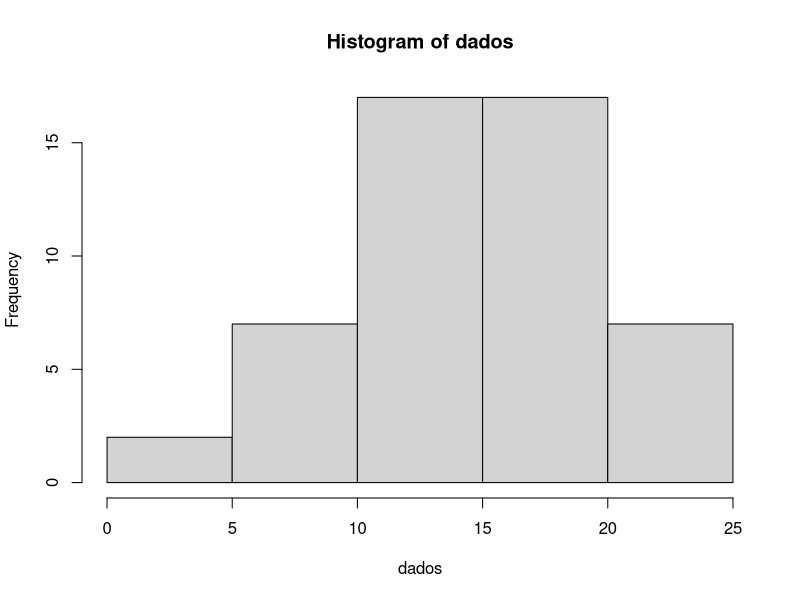
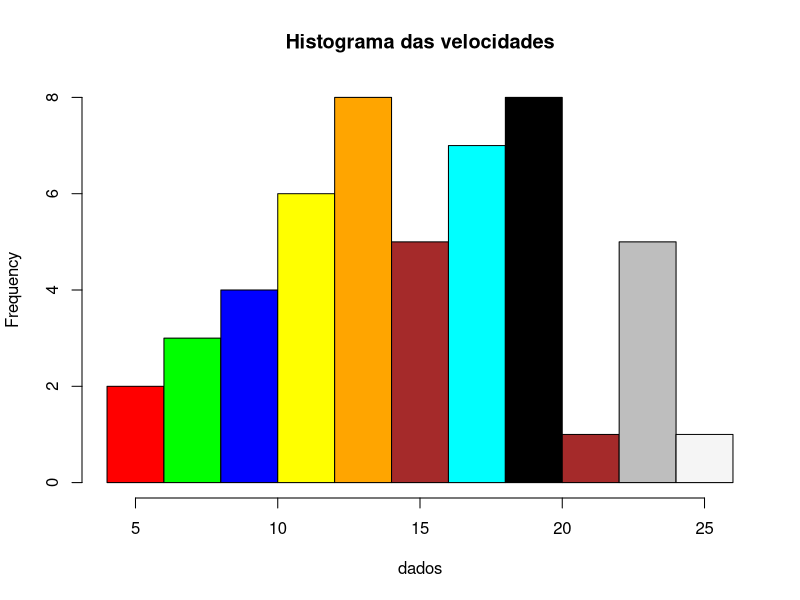
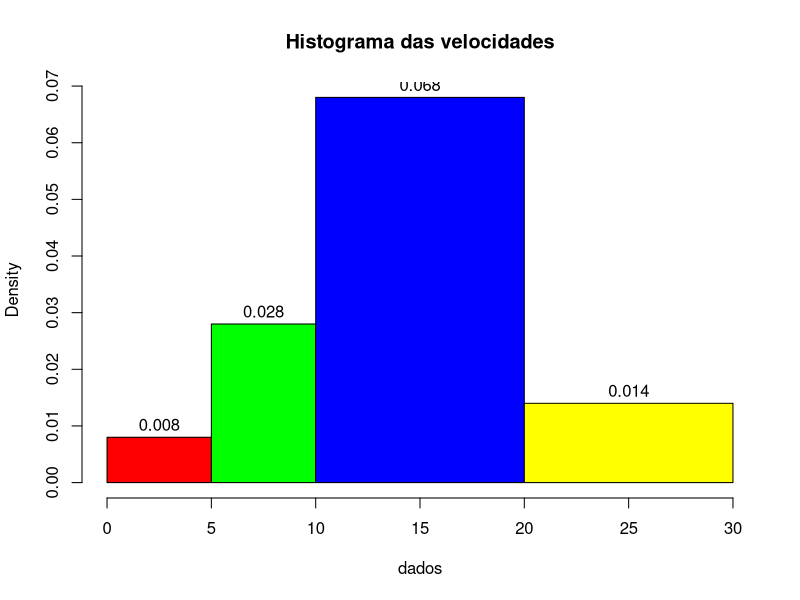
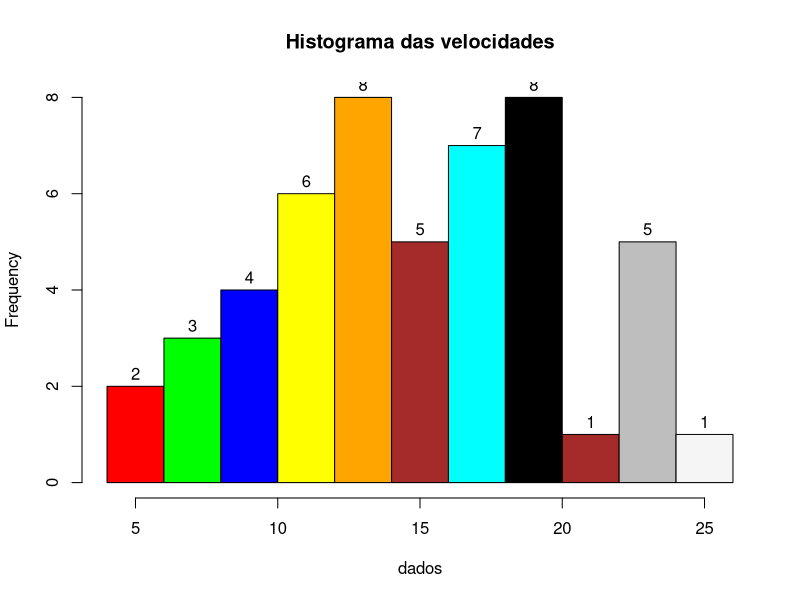
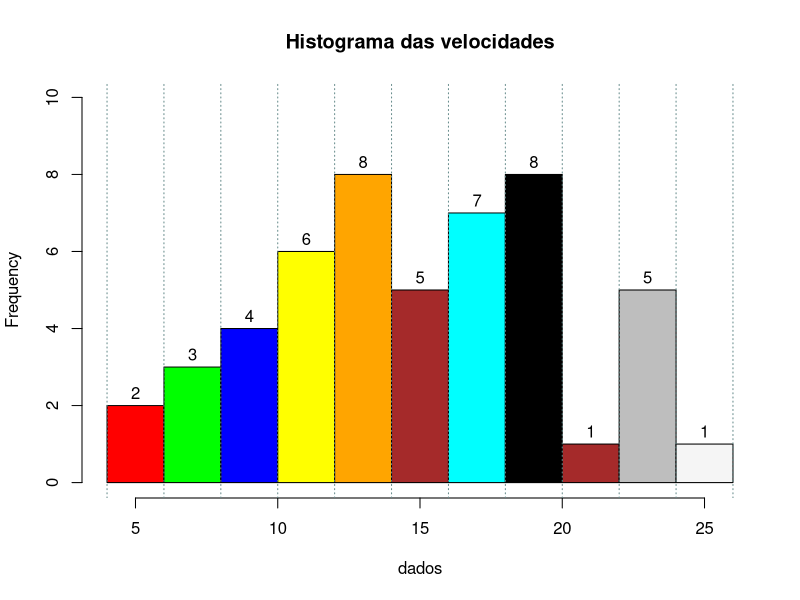
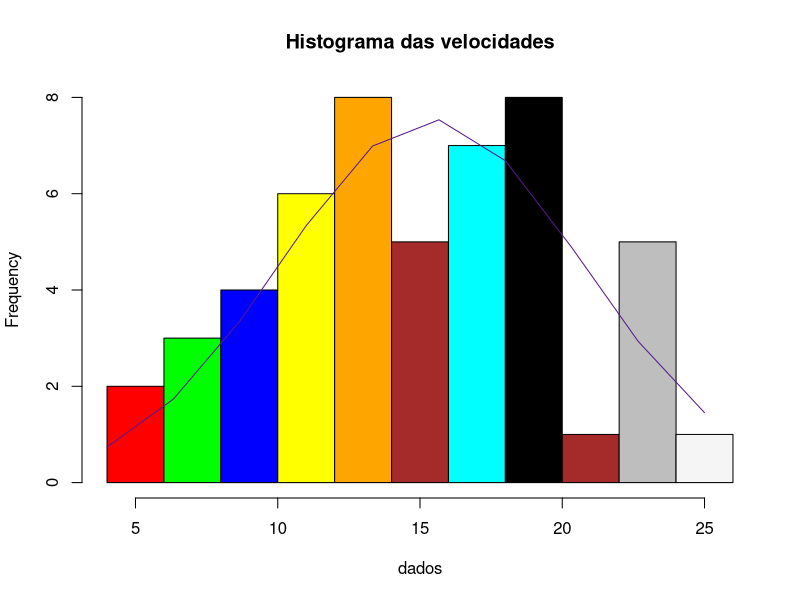

The R source for these figures, in order:
setwd("~/Projetos/Python/git/R/DSA/BigDataAnalytics/Cap04-Graficos")
getwd()

# Definição dos dados
?cars
View(cars)
dados = cars$speed
min(dados);mean(dados);median(dados);max(dados)

# Construindo um histograma
?hist
hist(dados)

# Conforme consta no help, o paramêtro breaks pode ser um dos itens abaixo:
# * Um vetor para os pontos de quebra entre as células do histograma
# * Uma função para calcular o vetor de breakpoints
# * Um único número que representa o número de células para o histograma
# * Uma cadeia de caracteres que nomeia um algoritmo para calcular o número de células
# * Uma função para calcular o número de células
cores = c("red", "green", "blue", "yellow", "orange", "brown", "cyan", "black", 
          "brown", "gray", "whitesmoke")
hist(dados, 
     breaks = 10, 
     main = "Histograma das velocidades", 
     col = cores)

hist(dados, 
     labels = T, 
     breaks = c(0,5, 10, 20, 30),
     main = "Histograma das velocidades",
     col = cores[1:5])

hist(dados, 
     labels = T,
     breaks = 10, 
     main = "Histograma das velocidades", 
     col = cores)

hist(dados,
     labels = T,
     ylim = c(0,10),
     breaks = 10,
     main = "Histograma das velocidades",
     col = cores)

library(plotrix)
ablineclip(v=4, lty=3, col="paleturquoise4", lwd = 1)
ablineclip(v=6, lty=3, col="paleturquoise4", lwd = 1)
ablineclip(v=8, lty=3, col="paleturquoise4", lwd = 1)
ablineclip(v=10, lty=3, col="paleturquoise4", lwd = 1)
ablineclip(v=12, lty=3, col="paleturquoise4", lwd = 1)
ablineclip(v=14, lty=3, col="paleturquoise4", lwd = 1)
ablineclip(v=16, lty=3, col="paleturquoise4", lwd = 1)
ablineclip(v=18, lty=3, col="paleturquoise4", lwd = 1)
ablineclip(v=20, lty=3, col="paleturquoise4", lwd = 1)
ablineclip(v=22, lty=3, col="paleturquoise4", lwd = 1)
ablineclip(v=24, lty=3, col="paleturquoise4", lwd = 1)
ablineclip(v=26, lty=3, col="paleturquoise4", lwd = 1)

# Adicionando linhas ao histograma
grafico <- hist(dados, breaks=10, main = "Histograma das velocidades", col = cores)
xaxis = seq(min(dados), max(dados), length = 10)
yaxis = dnorm(xaxis, mean = mean(dados), sd = sd(dados))
yaxis = yaxis * diff(grafico$mids) * length(dados)

lines(xaxis, yaxis, col = "purple4")
